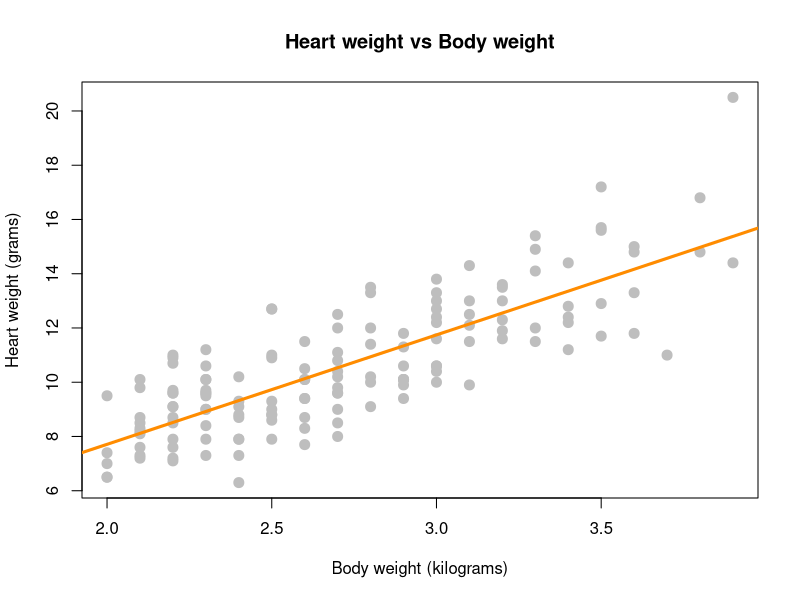
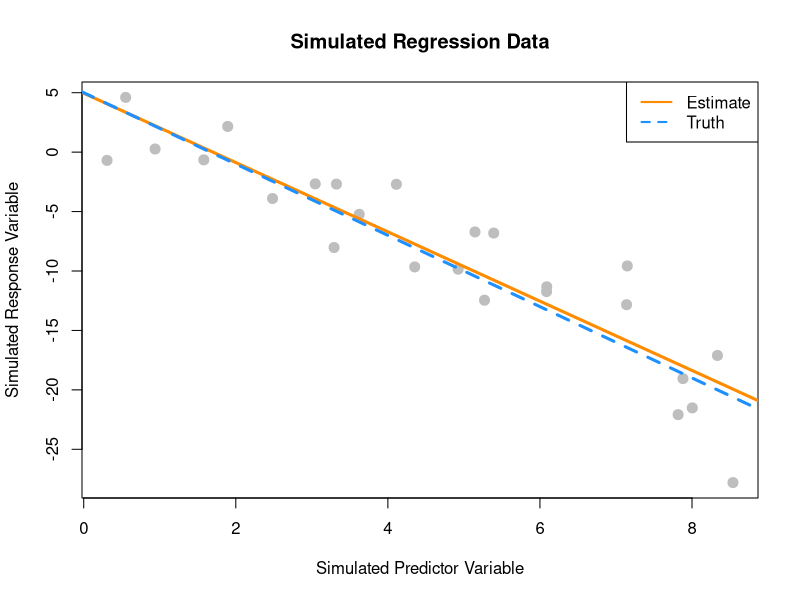
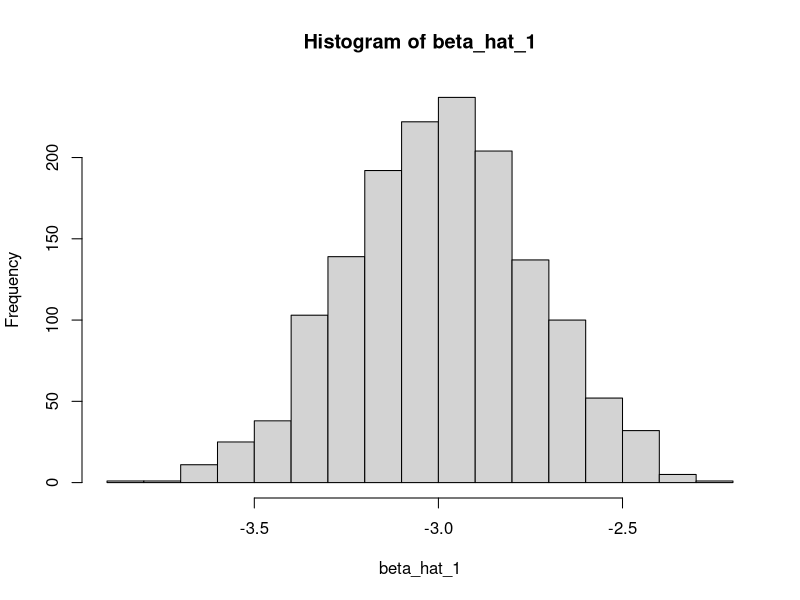
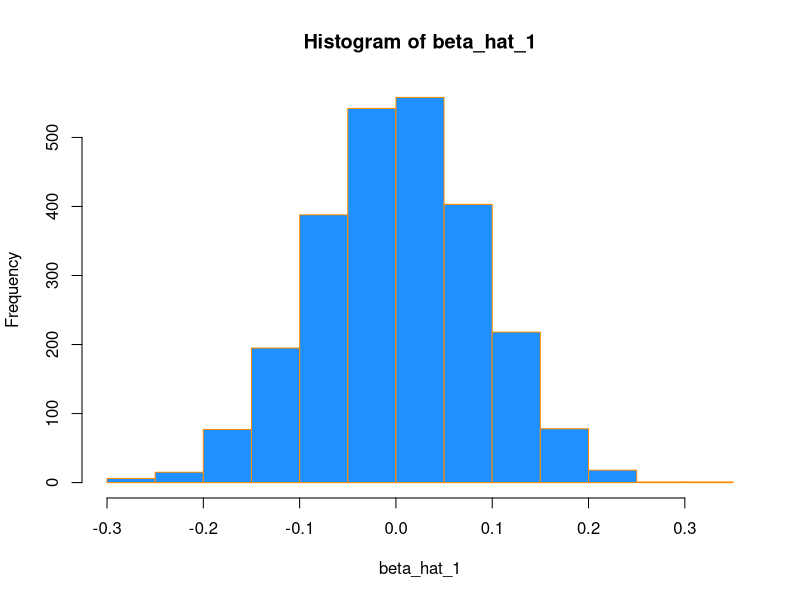
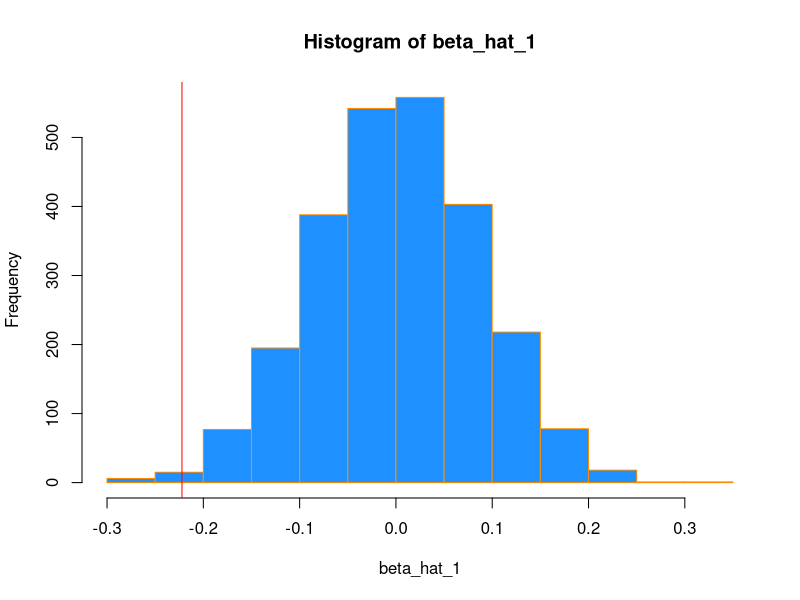

Write the R code that produced these figures, in order.
## ---- chunk 1
library(MASS)
cat_model = lm(Hwt ~ Bwt, data = cats)
summary(cat_model)
## ---- chunk 2
coef(cat_model)
## ---- chunk 3
predict(cat_model, data.frame(Bwt = 2.7))
range(cats$Bwt)
## ---- chunk 4
predict(cat_model, data.frame(Bwt = 4.4))
range(cats$Bwt)
## ---- chunk 5
plot(Hwt ~ Bwt, data = cats,
     xlab = "Body weight (kilograms)",
     ylab = "Heart weight (grams)",
     main = "Heart weight vs Body weight",
     pch  = 20,
     cex  = 2,
     col  = "grey")
abline(cat_model, lwd = 3, col = "darkorange")

## ---- chunk 6
summary(cat_model)$r.squared
## ---- chunk 7
get_sd_est = function(fitted_vals, actual_vals, mle = FALSE){
  if(mle == FALSE){
    s_e = sqrt(sum((actual_vals - fitted_vals) ^ 2) / (length(cats$Hwt) - 2))
    return(s_e)
  }
  if(mle == TRUE){
    hat_sigma = sqrt(sum((actual_vals - fitted_vals) ^ 2) / length(cats$Hwt))
    return(hat_sigma)
  }
}
## ---- chunk 8
get_sd_est(fitted_vals = fitted.values(cat_model), actual_vals = cats$Hwt, mle = FALSE)
## ---- chunk 9
get_sd_est(fitted_vals = fitted.values(cat_model), actual_vals = cats$Hwt, mle = TRUE)
## ---- chunk 10
summary(cat_model)$sigma
## ---- chunk 11
birthday = 18760613
set.seed(birthday)
## ---- chunk 12
x = runif(n = 25, 0, 10)
## ---- chunk 13
sim_slr = function(x,beta_0 = 10, beta_1 = 5, sigma = 3.2){
  n = length(x)
  epsilon = rnorm(n, mean = 0, sd = sigma)
  y = beta_0 + beta_1 * x + epsilon
  data.frame(predictor = x, response = y)
}

sim_data = sim_slr(x = x, beta_0 = 5, beta_1 = -3, sigma = 3.2)
## ---- chunk 14
sim_fit = lm(response ~ predictor, data = sim_data)
coef(sim_fit)
## ---- chunk 15
plot(response ~ predictor, data = sim_data,
     xlab = "Simulated Predictor Variable",
     ylab = "Simulated Response Variable",
     main = "Simulated Regression Data",
     pch  = 20,
     cex  = 2,
     col  = "grey")
abline(sim_fit, lwd = 3, lty = 1, col = "darkorange")
abline(5, -3, lwd = 3, lty = 2, col = "dodgerblue")
legend("topright", c("Estimate", "Truth"), lty = c(1, 2), lwd = 2,
       col = c("darkorange", "dodgerblue"))
## ---- chunk 16
beta_hat_1 = rep(0,1500)
for(i in seq_along(beta_hat_1)){
  sim_data = sim_slr(x,beta_0 = 5, beta_1 = -3, sigma = 3.2)
  sim_fit = lm(response ~ predictor, data = sim_data)
  beta_hat_1[i] = coef(sim_fit)[2]
}
## ---- chunk 17
mean(beta_hat_1)
sd(beta_hat_1)
## ---- chunk 18
hist(beta_hat_1)
## ---- chunk 19
birthday = 19980121
set.seed(birthday)
## ---- chunk 20
x = runif(n = 75, 0, 10)
## ---- chunk 21
beta_hat_1 = rep(0, 2500)
for(i in seq_along(beta_hat_1)){
  sim_data = sim_slr(x,beta_0 = 3, beta_1 = 0, sigma = 2)
  sim_fit = lm(response ~ predictor, data = sim_data)
  beta_hat_1[i] = coef(sim_fit)[2]
}
## ---- chunk 22
hist(beta_hat_1,breaks = 20, 
     col    = "dodgerblue",
     border = "darkorange")
## ---- chunk 23
library(readr)
skeptic <- read_csv("skeptic.csv")
model_ske = lm(response ~ predictor, data = skeptic)
coef(model_ske)[2]
## ---- chunk 24
hist(beta_hat_1,breaks = 20, 
     col    = "dodgerblue",
     border = "darkorange")
abline(v = coef(model_ske)[2], col = "red")
## ---- chunk 25
mean(beta_hat_1 < coef(model_ske)[2])
2 * mean(beta_hat_1 < coef(model_ske)[2])
## ---- chunk 26
range(beta_hat_1)
## ---- chunk 27
data(Ozone, package = "mlbench")
Ozone = Ozone[, c(4, 6, 7, 8)]
colnames(Ozone) = c("ozone", "wind", "humidity", "temp")
Ozone = Ozone[complete.cases(Ozone), ]
## ---- chunk 28
library(mlbench)
## ---- chunk 29
oz_winds = lm(ozone ~ wind, data = Ozone)
oz_humid = lm(ozone ~ humidity, data = Ozone)
oz_temp = lm(ozone ~ temp, data = Ozone)
rmse_func = function(oz_model){
  sqrt(mean((resid(oz_model) ^ 2)))
}
r2_func = function(model){
 summary(model)$r.squared
}
oz_list = list(oz_winds, oz_humid, oz_temp)
data_fra = data.frame(
  predictor = c("wind", "humidity", "temperature"),
  RMSE = sapply(oz_list, rmse_func),
  R2 = sapply(oz_list,r2_func))
data_fra
library(knitr)
kable(data_fra)
  
